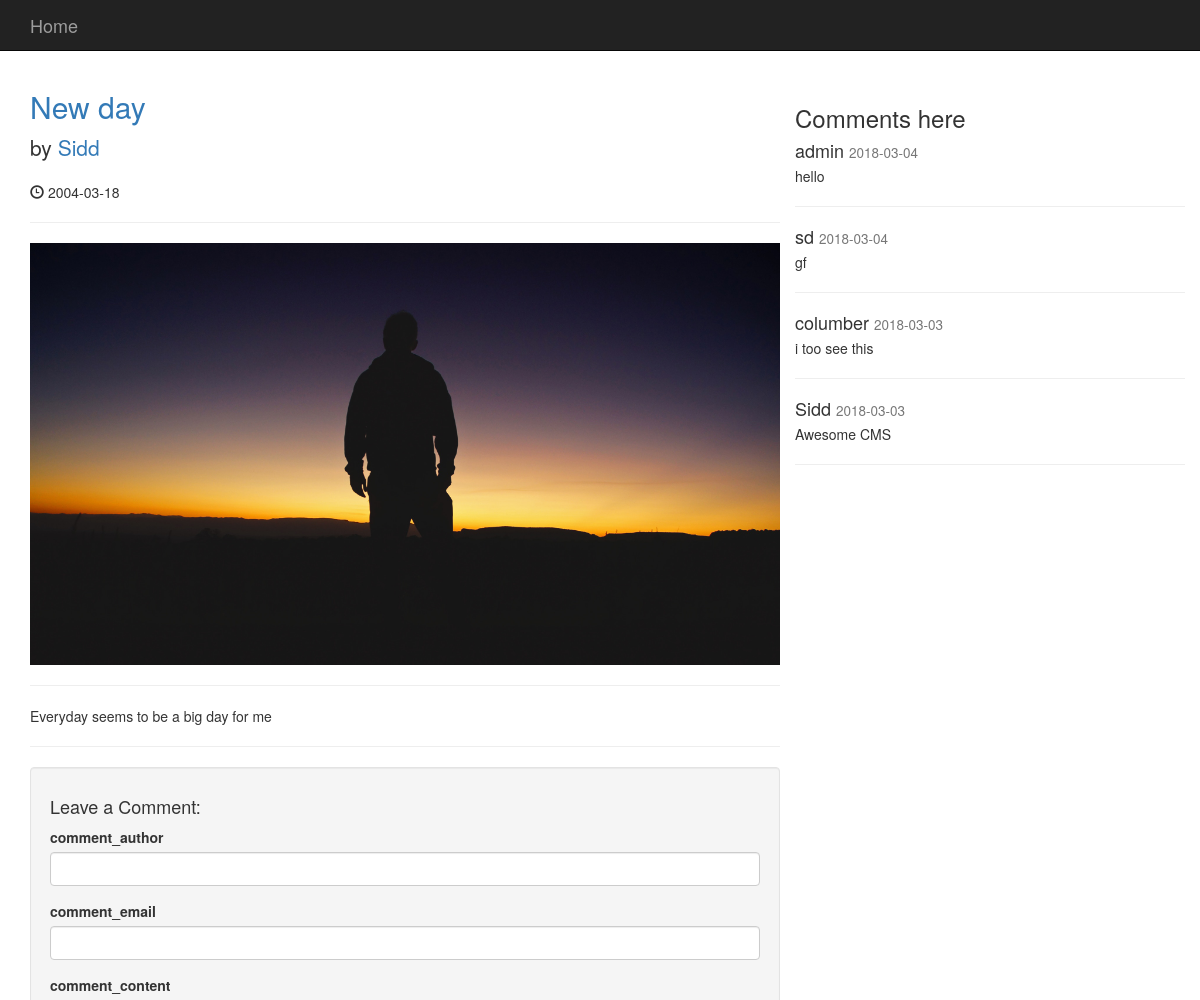
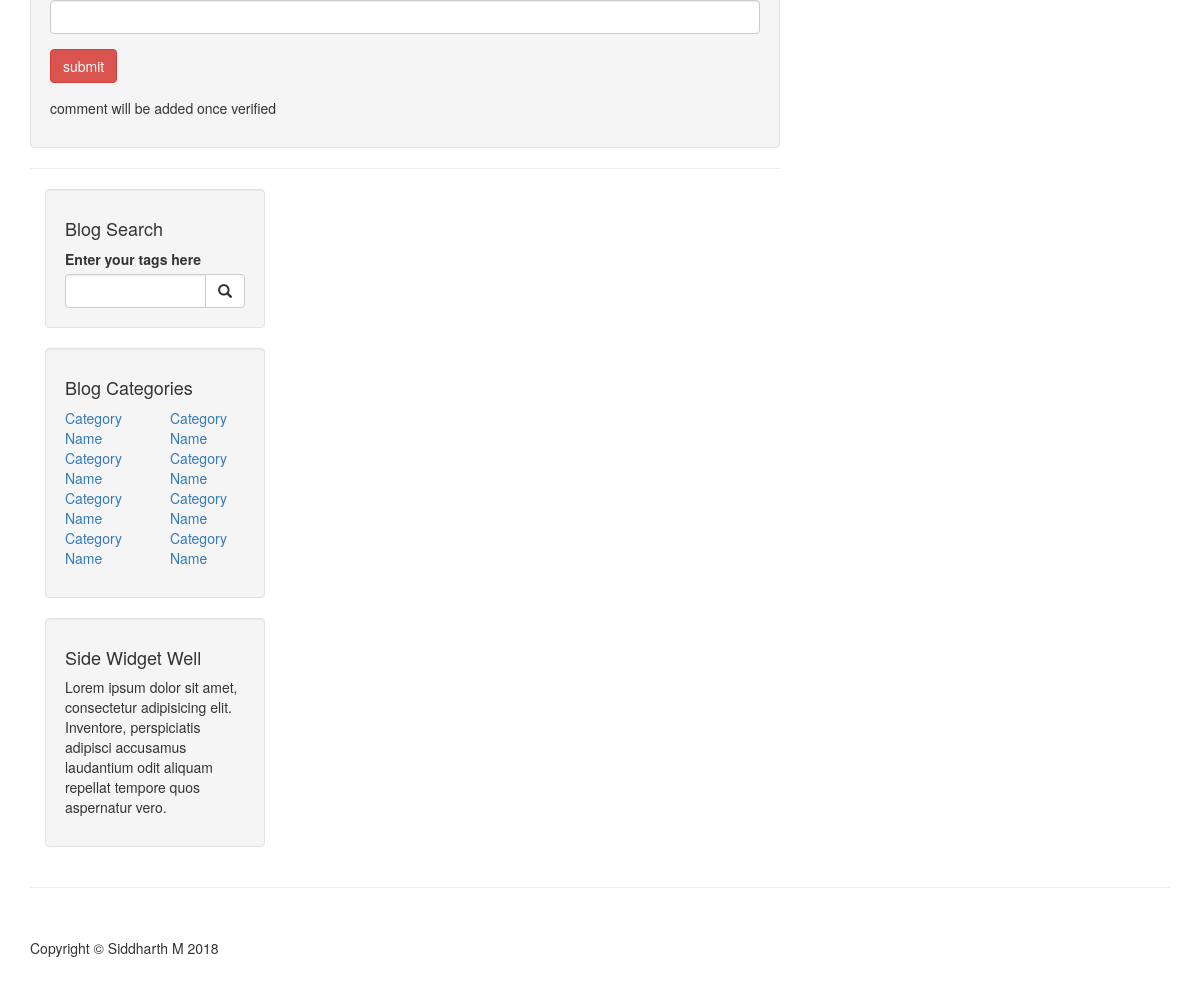
The app's page /post.php?p_id=1 with its own data (2 pictures, top to bottom).
### tables this page shows
CREATE TABLE `posts` (
  `post_id` int(3) NOT NULL,
  `post_catagory_id` int(3) NOT NULL,
  `post_title` varchar(255) NOT NULL,
  `post_author` varchar(255) NOT NULL,
  `post_date` date NOT NULL,
  `post_image` text NOT NULL,
  `post_content` text NOT NULL,
  `post_tags` varchar(255) NOT NULL,
  `post_comment_count` int(11) NOT NULL,
  `post_status` varchar(255) NOT NULL DEFAULT 'draft'
);

CREATE TABLE `comments` (
  `comment_id` int(3) NOT NULL,
  `comment_post_id` int(3) NOT NULL,
  `comment_author` varchar(255) NOT NULL,
  `comment_email` varchar(255) NOT NULL,
  `comment_content` text NOT NULL,
  `comment_status` varchar(255) NOT NULL,
  `comment_date` date NOT NULL
);

### post.php (the view, shortened to what this page needs)
<!DOCTYPE html>
<html lang="en">
<head>
    <link href="css/bootstrap.min.css" rel="stylesheet">
    <link href="css/blog-post.css" rel="stylesheet">
</head>
<body>
    <nav class="navbar navbar-inverse navbar-fixed-top" role="navigation">
        <div class="container">
            <div class="navbar-header">
                <a class="navbar-brand" href="index.php">Home</a>
            </div>
            <div class="collapse navbar-collapse" id="bs-example-navbar-collapse-1">
            </div>
        </div>
    </nav>
    <div class="container">
        <div class="row">
            <div class="col-lg-8">
<?php   include "includes/db.php";
    if (isset($_GET['p_id'])) {
        $the_post_id = $_GET['p_id'];
                                        $query = "SELECT * FROM posts WHERE post_id = $the_post_id";
                                        $select_all_post = mysqli_query($connection,$query);
                                       while ($row = mysqli_fetch_assoc($select_all_post)) {
                                           $post_title = $row['post_title'];
                                            $post_author = $row['post_author'];
                                             $post_date = $row['post_date'];
                                              $post_image = $row['post_image'];
                                                $post_content = $row['post_content'];
?>
                <h2>
                    <a href="#"><?php echo $post_title;  ?></a>
                </h2>
                <p class="lead">
                    by <a href="index.php"><?php echo $post_author;  ?></a>
                </p>
                <p><span class="glyphicon glyphicon-time"></span> <?php echo $post_date;  ?></p>
                <hr>
                <img class="img-responsive" src="images/<?php echo $post_image; ?>" alt="">
                <hr>
                <p><?php echo $post_content;  ?></p>   <?php }} ?>
                <hr>
   <?php global $connection;
                      ?>
                <div class="well">
                    <h4>Leave a Comment:</h4>
                    <form action="" method="post" enctype="multipart/form-data">
<div class="form-group">
    <label for="comment_author">comment_author</label>
    <input type="text" class="form-control" name="comment_author">
</div>
<div class="form-group">
    <label for="comment_email">comment_email</label>
    <input type="text" class="form-control" name="comment_email">
</div>
<div class="form-group">
    <label for="comment_content">comment_content</label>
    <input type="text" class="form-control" name="comment_content">
</div>
<div class="form-group">
    <input class="btn btn-danger" type="submit" name="submit" value="submit">
</div>
<p>comment will be added once verified</p>
</form>
                </div>
                <hr>
                <div class="col-md-4">
                <div class="well">
                    <h4>Blog Search</h4>
                    <label>Enter your tags here</label>
                    <div class="input-group">
                        <input type="text" class="form-control">
                        <span class="input-group-btn">
                            <button class="btn btn-default" type="button">
                                <span class="glyphicon glyphicon-search"></span>
                        </button>
                        </span>
                    </div>
                </div>
                <div class="well">
                    <h4>Blog Categories</h4>
                    <div class="row">
                        <div class="col-lg-6">
                            <ul class="list-unstyled">
                                <li><a href="#">Category Name</a>
                                </li>
                                <li><a href="#">Category Name</a>
                                </li>
                                <li><a href="#">Category Name</a>
                                </li>
                                <li><a href="#">Category Name</a>
                                </li>
                            </ul>
                        </div>
                        <div class="col-lg-6">
                            <ul class="list-unstyled">
                                <li><a href="#">Category Name</a>
                                </li>
                                <li><a href="#">Category Name</a>
                                </li>
                                <li><a href="#">Category Name</a>
                                </li>
                                <li><a href="#">Category Name</a>
                                </li>
                            </ul>
                        </div>
                    </div>
                </div>
                <div class="well">
                  <h4>Side Widget Well</h4>
                    <p>Lorem ipsum dolor sit amet, consectetur adipisicing elit. Inventore, perspiciatis adipisci accusamus laudantium odit aliquam repellat tempore quos aspernatur vero.</p>
                </div>
            </div>
        </div>
 <div class="media">
                    <div class="media-body">
                        <h3>Comments here</h3>
                                          <?php
 $query = "SELECT * FROM comments WHERE comment_status = 'approved' ORDER BY comment_id DESC";
 $select_comments = mysqli_query($connection,$query);
                                        ?>
                                        <?php
  while ($row = mysqli_fetch_assoc($select_comments)) {
      $comment_author = $row['comment_author'];
       $comment_date = $row['comment_date'];
       $comment_content = $row['comment_content'];
  ?>
         <h4 class="media-heading"> <?php echo $comment_author; ?>
                            <small><?php echo $comment_date; ?> </small>
                        </h4>
                        <?php echo $comment_content; ?>
                             <hr>    <?php }?>
                    </div>
                </div>
            </div>
        <hr>
        <footer>
            <div class="row">
                <div class="col-lg-12">
                    <p>Copyright &copy; Siddharth M 2018</p>
                </div>
            </div>
        </footer>
    </div>
</body>
</html>

### css/blog-post.css (style rules this page uses)
body { padding-top: 70px; }
footer { margin: 50px 0; }

### records on screen
posts: post_title "New day", post_author "Sidd", post_date "2004-03-18", post_image (picture), post_content "Everyday seems to be a big day for me"
comments: comment_author "admin", comment_date "2018-03-04", comment_content "hello"
comments: comment_author "sd", comment_date "2018-03-04", comment_content "gf"
comments: comment_author "columber", comment_date "2018-03-03", comment_content "i too see this"
comments: comment_author "Sidd", comment_date "2018-03-03", comment_content "Awesome CMS"
